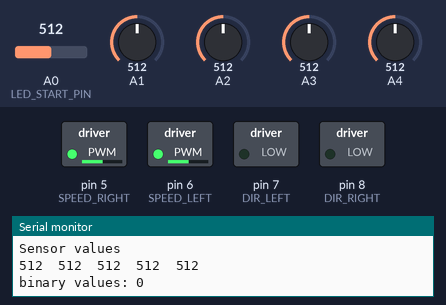
The sketch below on a simulated Arduino Uno, built with avr-gcc and run on an emulated ATmega328P. Parts: switched loads named in the sketch (green lamp = pin HIGH), the last lines printed to the serial monitor. Inputs (shaded band) come from the test bench; at power-on: A0 (LED_START_PIN) = 512, A3 = 512, A4 = 512, A1 = 512, A2 = 512.

Above: at 2.7 s.
2.8 s: A0 (LED_START_PIN) set to 498
5.8 s: A0 (LED_START_PIN) set to 478
At 6.4 s:
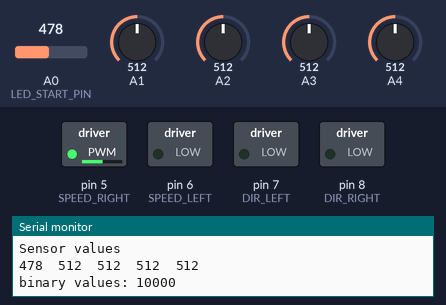
7.4 s: A3 set to 497
8.9 s: A3 set to 468
11.9 s: A0 (LED_START_PIN) set to 716
At 12.8 s:
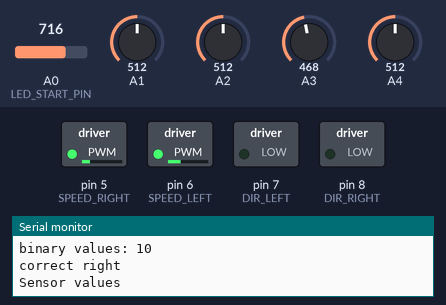
13.4 s: A4 set to 498
16.4 s: A4 set to 468
At 17.4 s:
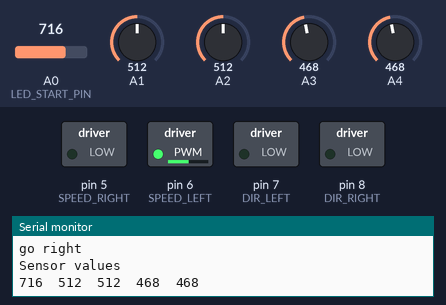
Timing chart, 0 to 18.9 s (numbered marks = the images above; inputs shaded):
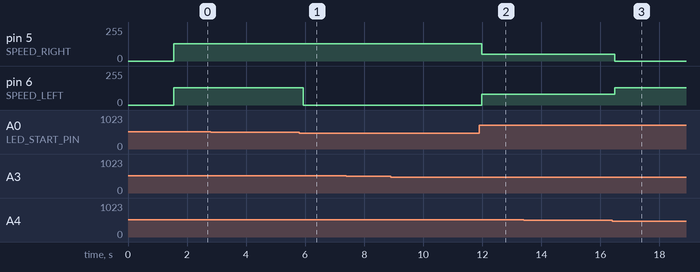

The sketch:

line_follow.ino
```cpp
#include <LedArray.h>

// Motor pins
#define SPEED_RIGHT 5
#define SPEED_LEFT 6
#define DIR_RIGHT 8
#define DIR_LEFT 7

// IR LED pins
#define LED_SENSOR_COUNT 5
#define LED_START_PIN 14

#define LED_TAPE_FACTOR 0.95

// Speed constants
#define SPEED_FAST 130
#define SPEED_MED 80
#define SPEED_SLOW 50
#define SPEED_NONE 0

// Direction constants
#define DIR_FW LOW
#define DIR_BW HIGH

LedArray ledArray(LED_START_PIN, LED_TAPE_FACTOR);

void setup()
{
  for (int i = 5; i <= 8; i++)
    pinMode(i, OUTPUT);

  delay(500);
  Serial.begin(9600);

  ledArray.init();
}

void loop() {
  // Default to forward
  digitalWrite(DIR_RIGHT, DIR_FW);
  digitalWrite(DIR_LEFT, DIR_FW);

  int tapeValues = ledArray.isTape();
  Serial.print("binary values: ");
  Serial.println(tapeValues, BIN);
  switch (tapeValues) {
    case B00000:
    case B00100:
    case B01010:
    case B01110:
      goForward();
      break;

    case B01000:
    case B01100:
      correctLeft();
      break;

    case B10000:
    case B11000:
      goLeft();
      break;

    case B00010:
    case B00110:
      correctRight();
      break;

    case B00001:
    case B00011:
      goRight();
      break;

    // left corner
    case B10100:
    case B11100:
    case B10110:
    case B11010:
    case B11110:
      goLeft();
      break;

    // right corner
    case B00111:
    case B00101:
    case B01101:
    case B01011:
    case B01111:
      goRight();
      break;

    default:
        break;
  }
}

void stop() {
    Serial.println("stop");
    analogWrite(SPEED_LEFT, SPEED_NONE);
    analogWrite(SPEED_RIGHT, SPEED_NONE);
}

void goForward() {
    Serial.println("go forward");
    analogWrite(SPEED_LEFT, SPEED_FAST);
    analogWrite(SPEED_RIGHT, SPEED_FAST);
}

void goLeft() {
    Serial.println("go left");
    analogWrite(SPEED_LEFT, SPEED_NONE);
    analogWrite(SPEED_RIGHT, SPEED_FAST);
}

void goRight() {
    Serial.println("go right");
    analogWrite(SPEED_LEFT, SPEED_FAST);
    analogWrite(SPEED_RIGHT, SPEED_NONE);
}

void correctLeft() {
    Serial.println("correct left");
    analogWrite(SPEED_LEFT, SPEED_SLOW);
    analogWrite(SPEED_RIGHT, SPEED_MED);
}

void correctRight() {
    Serial.println("correct right");
    analogWrite(SPEED_LEFT, SPEED_MED);
    analogWrite(SPEED_RIGHT, SPEED_SLOW);
}
```

Measured:
- the behaviour switches between 487 and 486 on A0 (LED_START_PIN) (found by bisection; images 0 and 1)
- the behaviour switches between 487 and 486 on A4 (found by bisection; images 2 and 3)
- after the input at 5.8 s, pin 6 (SPEED_LEFT): 130/255 → 0/255 after 0.14 s
- after the input at 11.9 s, pin 5 (SPEED_RIGHT): 130/255 → 50/255 after 0.09 s; pin 6 (SPEED_LEFT): 0/255 → 80/255 after 0.09 s
- after the input at 16.4 s, pin 5 (SPEED_RIGHT): 50/255 → 0/255 after 0.08 s; pin 6 (SPEED_LEFT): 80/255 → 130/255 after 0.08 s
